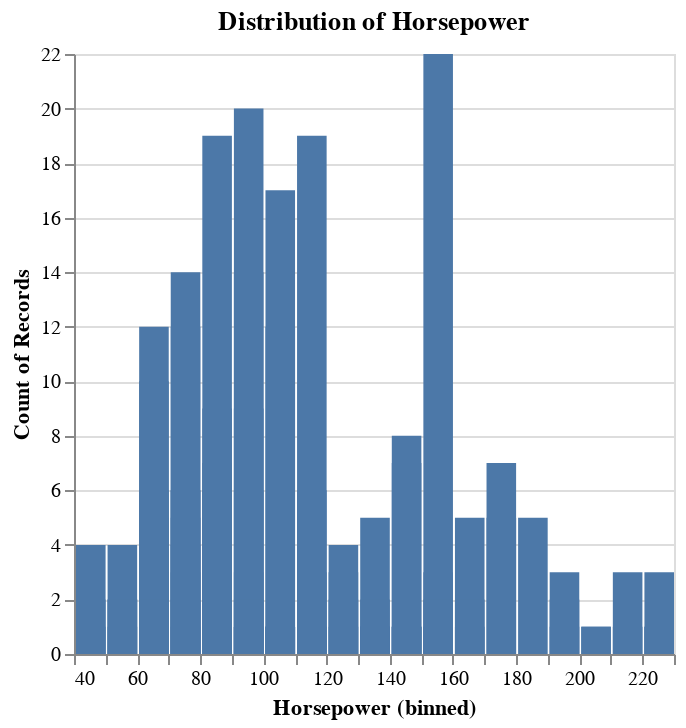

Write notebook code for a chart like this one.
### Code cell
# Create a histogram
histogram = alt.Chart(cars).mark_bar().encode(
    alt.X('Horsepower', bin=alt.Bin(maxbins=30)),
    y='count()',
    tooltip=['Horsepower', 'count()']
).properties(
    title='Distribution of Horsepower'
)

histogram

### Figure 1 — Vega-Lite specification as saved in the notebook (floating-point values rounded to 4 significant figures; data arrays with more than 128 entries replaced by an {"elided": "..."} marker saying what was removed)
{"config": {"view": {"continuousWidth": 300, "continuousHeight": 300}}, "data": {"name": "data-583e73726c1545c56c203344161a975c"}, "mark": {"type": "bar"}, "encoding": {"tooltip": [{"field": "Horsepower", "type": "quantitative"}, {"aggregate": "count", "type": "quantitative"}], "x": {"bin": {"maxbins": 30}, "field": "Horsepower", "type": "quantitative"}, "y": {"aggregate": "count", "type": "quantitative"}}, "title": "Distribution of Horsepower", "$schema": "https://vega.github.io/schema/vega-lite/v5.20.1.json", "datasets": {"data-583e73726c1545c56c203344161a975c": {"elided": "406 records"}}}
